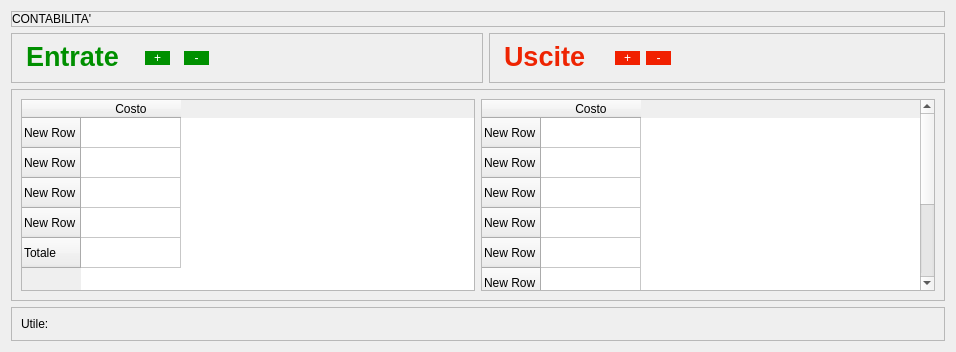
            <widget class="QWidget" name="contabilita">
             <layout class="QVBoxLayout" name="verticalLayout_29">
              <item>
               <widget class="QFrame" name="frame_42">
                <property name="maximumSize">
                 <size>
                  <width>16777215</width>
                  <height>41</height>
                 </size>
                </property>
                <property name="frameShape">
                 <enum>QFrame::StyledPanel</enum>
                </property>
                <property name="frameShadow">
                 <enum>QFrame::Raised</enum>
                </property>
                <layout class="QVBoxLayout" name="verticalLayout_35">
                 <property name="leftMargin">
                  <number>0</number>
                 </property>
                 <property name="topMargin">
                  <number>0</number>
                 </property>
                 <property name="rightMargin">
                  <number>0</number>
                 </property>
                 <property name="bottomMargin">
                  <number>0</number>
                 </property>
                 <item>
                  <widget class="QLabel" name="label_22">
                   <property name="styleSheet">
                    <string notr="true">font: 600 36pt &quot;SF Pro&quot;;</string>
                   </property>
                   <property name="text">
                    <string>CONTABILITA'</string>
                   </property>
                  </widget>
                 </item>
                </layout>
               </widget>
              </item>
              <item>
               <widget class="QWidget" name="widget_2" native="true">
                <property name="maximumSize">
                 <size>
                  <width>16777215</width>
                  <height>60</height>
                 </size>
                </property>
                <layout class="QHBoxLayout" name="horizontalLayout_17">
                 <property name="leftMargin">
                  <number>0</number>
                 </property>
                 <property name="topMargin">
                  <number>0</number>
                 </property>
                 <property name="rightMargin">
                  <number>0</number>
                 </property>
                 <property name="bottomMargin">
                  <number>0</number>
                 </property>
                 <item>
                  <widget class="QFrame" name="frame_46">
                   <property name="frameShape">
                    <enum>QFrame::StyledPanel</enum>
                   </property>
                   <property name="frameShadow">
                    <enum>QFrame::Raised</enum>
                   </property>
                   <layout class="QHBoxLayout" name="horizontalLayout_18">
                    <property name="spacing">
                     <number>14</number>
                    </property>
                    <property name="rightMargin">
                     <number>273</number>
                    </property>
                    <item alignment="Qt::AlignLeft">
                     <widget class="QTextBrowser" name="textBrowser_20">
                      <property name="maximumSize">
                       <size>
                        <width>110</width>
                        <height>30</height>
                       </size>
                      </property>
                      <property name="styleSheet">
                       <string notr="true">background-color: rgba(255, 255, 255, 0);
font: 13pt &quot;.AppleSystemUIFont&quot;;</string>
                      </property>
                      <property name="verticalScrollBarPolicy">
                       <enum>Qt::ScrollBarAlwaysOff</enum>
                      </property>
                      <property name="html">
                       <string>&lt;!DOCTYPE HTML PUBLIC &quot;-//W3C//DTD HTML 4.0//EN&quot; &quot;http://www.w3.org/TR/REC-html40/strict.dtd&quot;&gt;
&lt;html&gt;&lt;head&gt;&lt;meta name=&quot;qrichtext&quot; content=&quot;1&quot; /&gt;&lt;style type=&quot;text/css&quot;&gt;
p, li { white-space: pre-wrap; }
&lt;/style&gt;&lt;/head&gt;&lt;body style=&quot; font-family:'.AppleSystemUIFont'; font-size:13pt; font-weight:400; font-style:normal;&quot;&gt;
&lt;p style=&quot; margin-top:0px; margin-bottom:0px; margin-left:0px; margin-right:0px; -qt-block-indent:0; text-indent:0px;&quot;&gt;&lt;span style=&quot; font-size:20pt; font-weight:696; color:#008f00;&quot;&gt;Entrate&lt;/span&gt;&lt;/p&gt;&lt;/body&gt;&lt;/html&gt;</string>
                      </property>
                     </widget>
                    </item>
                    <item alignment="Qt::AlignLeft">
                     <widget class="QPushButton" name="pushButton_16">
                      <property name="minimumSize">
                       <size>
                        <width>25</width>
                        <height>0</height>
                       </size>
                      </property>
                      <property name="maximumSize">
                       <size>
                        <width>25</width>
                        <height>16777215</height>
                       </size>
                      </property>
                      <property name="styleSheet">
                       <string notr="true">border-radius:17px;
font: 700 18pt &quot;SF Pro&quot;;
background-color: rgb(0, 144, 0);
color: rgb(255, 255, 255);</string>
                      </property>
                      <property name="text">
                       <string>+</string>
                      </property>
                     </widget>
                    </item>
                    <item>
                     <widget class="QPushButton" name="pushButton_14">
                      <property name="minimumSize">
                       <size>
                        <width>25</width>
                        <height>0</height>
                       </size>
                      </property>
                      <property name="maximumSize">
                       <size>
                        <width>25</width>
                        <height>16777215</height>
                       </size>
                      </property>
                      <property name="styleSheet">
                       <string notr="true">border-radius:17px;
font: 700 18pt &quot;SF Pro&quot;;
background-color: rgb(0, 144, 0);
color: rgb(255, 255, 255);</string>
                      </property>
                      <property name="text">
                       <string>-</string>
                      </property>
                     </widget>
                    </item>
                   </layout>
                  </widget>
                 </item>
                 <item>
                  <widget class="QFrame" name="frame_47">
                   <property name="frameShape">
                    <enum>QFrame::StyledPanel</enum>
                   </property>
                   <property name="frameShadow">
                    <enum>QFrame::Raised</enum>
                   </property>
                   <layout class="QHBoxLayout" name="horizontalLayout_19">
                    <property name="spacing">
                     <number>6</number>
                    </property>
                    <property name="rightMargin">
                     <number>273</number>
                    </property>
                    <item>
                     <widget class="QTextBrowser" name="textBrowser_21">
                      <property name="maximumSize">
                       <size>
                        <width>110</width>
                        <height>30</height>
                       </size>
                      </property>
                      <property name="styleSheet">
                       <string notr="true">background-color: rgba(255, 255, 255, 0);
font: 13pt &quot;.AppleSystemUIFont&quot;;</string>
                      </property>
                      <property name="verticalScrollBarPolicy">
                       <enum>Qt::ScrollBarAlwaysOff</enum>
                      </property>
                      <property name="html">
                       <string>&lt;!DOCTYPE HTML PUBLIC &quot;-//W3C//DTD HTML 4.0//EN&quot; &quot;http://www.w3.org/TR/REC-html40/strict.dtd&quot;&gt;
&lt;html&gt;&lt;head&gt;&lt;meta name=&quot;qrichtext&quot; content=&quot;1&quot; /&gt;&lt;style type=&quot;text/css&quot;&gt;
p, li { white-space: pre-wrap; }
&lt;/style&gt;&lt;/head&gt;&lt;body style=&quot; font-family:'.AppleSystemUIFont'; font-size:13pt; font-weight:400; font-style:normal;&quot;&gt;
&lt;p style=&quot; margin-top:0px; margin-bottom:0px; margin-left:0px; margin-right:0px; -qt-block-indent:0; text-indent:0px;&quot;&gt;&lt;span style=&quot; font-size:20pt; font-weight:696; color:#ee2402;&quot;&gt;Uscite&lt;/span&gt;&lt;/p&gt;&lt;/body&gt;&lt;/html&gt;</string>
                      </property>
                     </widget>
                    </item>
                    <item>
                     <widget class="QPushButton" name="pushButton_17">
                      <property name="minimumSize">
                       <size>
                        <width>25</width>
                        <height>0</height>
                       </size>
                      </property>
                      <property name="maximumSize">
                       <size>
                        <width>25</width>
                        <height>16777215</height>
                       </size>
                      </property>
                      <property name="styleSheet">
                       <string notr="true">border-radius:17px;
font: 700 18pt &quot;SF Pro&quot;;
background-color: rgb(0, 144, 0);
color: rgb(255, 255, 255);
background-color: rgb(241, 32, 0);</string>
                      </property>
                      <property name="text">
                       <string>+</string>
                      </property>
                     </widget>
                    </item>
                    <item>
                     <widget class="QPushButton" name="pushButton_18">
                      <property name="minimumSize">
                       <size>
                        <width>25</width>
                        <height>0</height>
                       </size>
                      </property>
                      <property name="maximumSize">
                       <size>
                        <width>25</width>
                        <height>16777215</height>
                       </size>
                      </property>
                      <property name="styleSheet">
                       <string notr="true">border-radius:17px;
font: 700 18pt &quot;SF Pro&quot;;
background-color: rgb(0, 144, 0);
color: rgb(255, 255, 255);
background-color: rgb(241, 32, 0);</string>
                      </property>
                      <property name="text">
                       <string>-</string>
                      </property>
                     </widget>
                    </item>
                   </layout>
                  </widget>
                 </item>
                </layout>
               </widget>
              </item>
              <item>
               <widget class="QFrame" name="frame_45">
                <property name="maximumSize">
                 <size>
                  <width>16777215</width>
                  <height>450</height>
                 </size>
                </property>
                <property name="frameShape">
                 <enum>QFrame::StyledPanel</enum>
                </property>
                <property name="frameShadow">
                 <enum>QFrame::Raised</enum>
                </property>
                <layout class="QHBoxLayout" name="horizontalLayout_20">
                 <item>
                  <widget class="QTableWidget" name="tableWidget_5">
                   <row>
                    <property name="text">
                     <string>New Row</string>
                    </property>
                   </row>
                   <row>
                    <property name="text">
                     <string>New Row</string>
                    </property>
                   </row>
                   <row>
                    <property name="text">
                     <string>New Row</string>
                    </property>
                   </row>
                   <row>
                    <property name="text">
                     <string>New Row</string>
                    </property>
                   </row>
                   <row>
                    <property name="text">
                     <string>Totale</string>
                    </property>
                   </row>
                   <column>
                    <property name="text">
                     <string>Costo</string>
                    </property>
                   </column>
                  </widget>
                 </item>
                 <item>
                  <widget class="QTableWidget" name="tableWidget_6">
                   <row>
                    <property name="text">
                     <string>New Row</string>
                    </property>
                   </row>
                   <row>
                    <property name="text">
                     <string>New Row</string>
                    </property>
                   </row>
                   <row>
                    <property name="text">
                     <string>New Row</string>
                    </property>
                   </row>
                   <row>
                    <property name="text">
                     <string>New Row</string>
                    </property>
                   </row>
                   <row>
                    <property name="text">
                     <string>New Row</string>
                    </property>
                   </row>
                   <row>
                    <property name="text">
                     <string>New Row</string>
                    </property>
                   </row>
                   <row>
                    <property name="text">
                     <string>New Row</string>
                    </property>
                   </row>
                   <row>
                    <property name="text">
                     <string>New Row</string>
                    </property>
                   </row>
                   <row>
                    <property name="text">
                     <string>Totale</string>
                    </property>
                   </row>
                   <column>
                    <property name="text">
                     <string>Costo</string>
                    </property>
                   </column>
                  </widget>
                 </item>
                </layout>
               </widget>
              </item>
              <item>
               <widget class="QFrame" name="frame_43">
                <property name="frameShape">
                 <enum>QFrame::StyledPanel</enum>
                </property>
                <property name="frameShadow">
                 <enum>QFrame::Raised</enum>
                </property>
                <layout class="QVBoxLayout" name="verticalLayout_36">
                 <item>
                  <widget class="QLabel" name="label_23">
                   <property name="styleSheet">
                    <string notr="true">font: 400 30pt &quot;SF Pro&quot;;</string>
                   </property>
                   <property name="text">
                    <string>Utile: </string>
                   </property>
                  </widget>
                 </item>
                </layout>
               </widget>
              </item>
             </layout>
            </widget>
